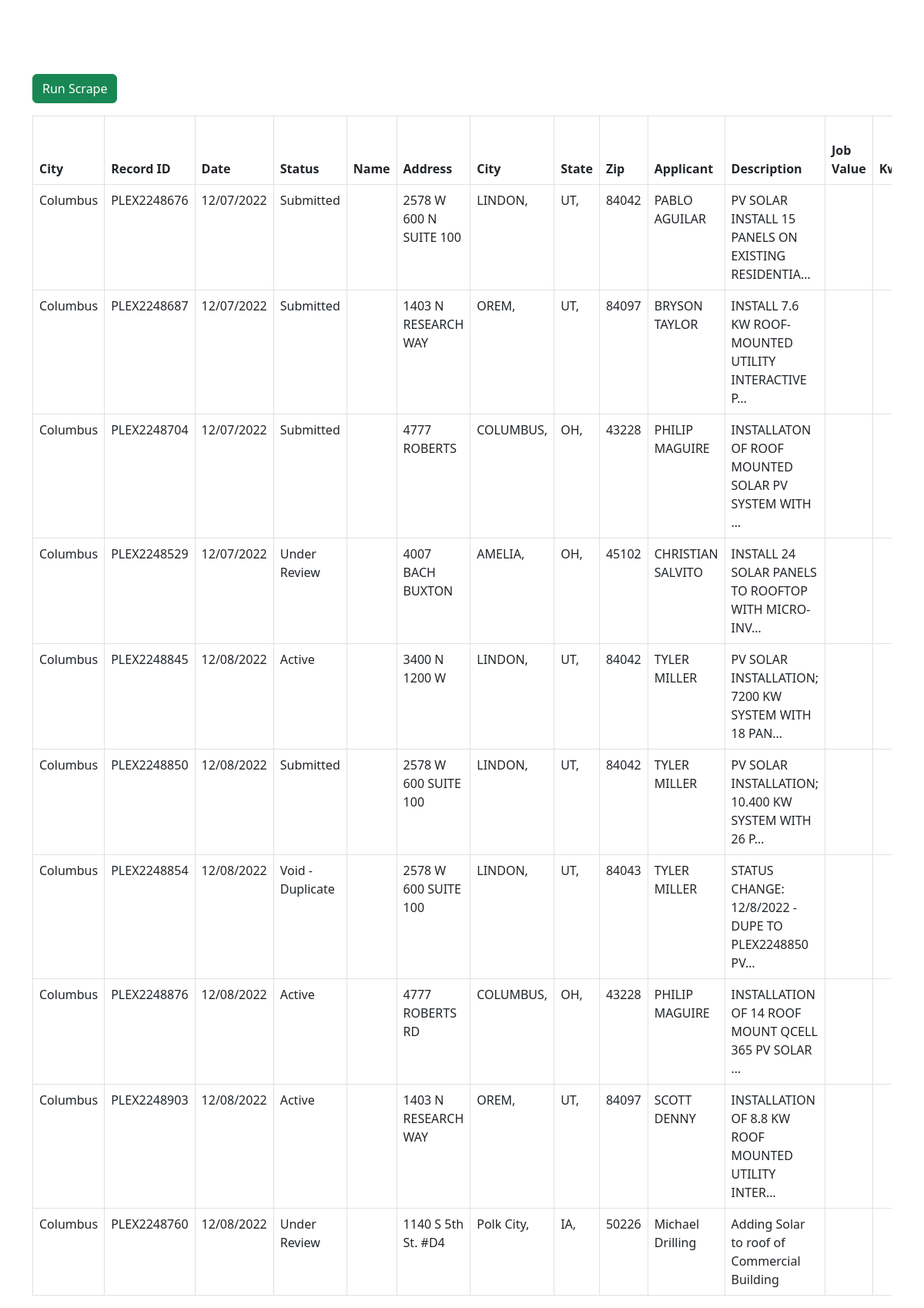
The page / on the database its author committed.
### app/models.py (models this page shows, shortened)
class UrlResults(models.Model):
    record_id = models.CharField(max_length=255, null=True)
    url = models.ForeignKey(Urls, models.RESTRICT)
    date_created = models.DateTimeField(auto_now_add=True)
    date = models.CharField(max_length=255, null=True, blank=True)
    status = models.CharField(max_length=255, null=True, blank=True)
    name = models.CharField(max_length=255, null=True, blank=True)
    address = models.CharField(max_length=255, null=True, blank=True)
    city = models.CharField(max_length=255, null=True, blank=True)
    state = models.CharField(max_length=255, null=True, blank=True)
    zip = models.CharField(max_length=255, null=True, blank=True)
    applicant = models.CharField(max_length=255, null=True, blank=True)
    description = models.CharField(max_length=255, null=True, blank=True)
    job_value = models.CharField(max_length=255, null=True, blank=True)
    kw = models.CharField(max_length=255, null=True, blank=True)
    panel_upgrade = models.CharField(max_length=255, null=True, blank=True)
    existing_solar_system = models.CharField(max_length=255, null=True, blank=True)
    utility_information = models.CharField(max_length=255, null=True, blank=True)
    total_cost = models.CharField(max_length=255, null=True, blank=True)

class Urls(models.Model):
    url = models.TextField()
    description = models.TextField(null=True, blank=True)
    date_created = models.DateTimeField(auto_now_add=True)
    is_active = models.BooleanField(default=True)

### app/views.py (the view, shortened to what this page needs)
# urls.py: path('', index_page, name='app-index-page'),
def index_page(request, action=None):
    try:
        today = datetime.now()
        context = {
            'data': UrlResults.objects.order_by('-date_created')
        }
        return render(request, 'index.html', context)
    except Exception as e:
        return JsonResponse({'statusMsg': str(e)}, status=404)

### tags/tags.py (called while the page is built)
@register.simple_tag
def urls():
    return Urls.objects.filter(is_active=True).order_by('id')

### templates/index.html (shortened to what this page needs)
{% load tags %}
<!doctype html>
<html lang="en">
  <head>
    <link href="https://cdn.jsdelivr.net/npm/bootstrap@5.2.3/dist/css/bootstrap.min.css" rel="stylesheet">
    <link href="https://cdn.datatables.net/1.13.1/css/jquery.dataTables.min.css" rel="stylesheet">
    <link href="https://cdn.jsdelivr.net/npm/select2@4.1.0-rc.0/dist/css/select2.min.css" rel="stylesheet" />
  </head>
  <body>
    <div class="container mt-5">
      <button class="btn btn-success mb-3 mt-5 " data-bs-toggle="modal" data-bs-target="#runScrapeModal">Run Scrape</button>
      <div class="table-responsive">
        <table class="table table-bordered" id="urls-table">
        <thead>
          <tr>
            <th>City</th>
            <th>Record ID</th>
            <th>Date</th>
            <th>Status</th>
            <th>Name</th>
            <th>Address</th>
            <th>City</th>
            <th>State</th>
            <th>Zip</th>
            <th>Applicant</th>
            <th>Description</th>
            <th>Job Value</th>
            <th>Kw</th>
          </tr>
        </thead>
        <tbody>
        {% for row in data %}
          <tr>
            <td>{{ row.url.description }}</td>
            <td>{{ row.record_id }}</td>
            <td>{% if row.date %} {{ row.date }} {% endif %}</td>
            <td>{% if row.status %} {{ row.status }} {% endif %}</td>
            <td>{% if row.name %} {{ row.name }} {% endif %}</td>
            <td>{% if row.address %} {{ row.address }} {% endif %}</td>
            <td>{% if row.city %} {{ row.city }} {% endif %}</td>
            <td>{% if row.state %} {{ row.state }} {% endif %}</td>
            <td>{% if row.zip %} {{ row.zip }} {% endif %}</td>
            <td>{% if row.applicant %} {{ row.applicant }} {% endif %}</td>
            <td>{% if row.description %} {{ row.description|truncatechars:50 }} {% endif %}</td>
            <td>{% if row.job_value %} {{ row.job_value }} {% endif %}</td>
            <td>{% if row.kw %} {{ row.kw }} {% endif %}</td>
          </tr>
        {% endfor %}
        </tbody>
      </table>
      </div>
    </div>
  </body>
</html>

### rows shown on the page
UrlResults: url.description "Columbus", record_id "PLEX2248676", date "12/07/2022", status "Submitted", address "2578 W 600 N SUITE 100", city "LINDON,", state "UT,", zip "84042", applicant "PABLO AGUILAR", description "PV SOLAR INSTALL 15 PANELS ON EXISTING RESIDENTIA…"
UrlResults: url.description "Columbus", record_id "PLEX2248687", date "12/07/2022", status "Submitted", address "1403 N RESEARCH WAY", city "OREM,", state "UT,", zip "84097", applicant "BRYSON TAYLOR", description "INSTALL 7.6 KW ROOF-MOUNTED UTILITY INTERACTIVE P…"
UrlResults: url.description "Columbus", record_id "PLEX2248704", date "12/07/2022", status "Submitted", address "4777 ROBERTS", city "COLUMBUS,", state "OH,", zip "43228", applicant "PHILIP MAGUIRE", description "INSTALLATON OF ROOF MOUNTED SOLAR PV SYSTEM WITH …"
UrlResults: url.description "Columbus", record_id "PLEX2248529", date "12/07/2022", status "Under Review", address "4007 BACH BUXTON", city "AMELIA,", state "OH,", zip "45102", applicant "CHRISTIAN SALVITO", description "INSTALL 24 SOLAR PANELS TO ROOFTOP WITH MICRO-INV…"
UrlResults: url.description "Columbus", record_id "PLEX2248845", date "12/08/2022", status "Active", address "3400 N 1200 W", city "LINDON,", state "UT,", zip "84042", applicant "TYLER MILLER", description "PV SOLAR INSTALLATION; 7200 KW SYSTEM WITH 18 PAN…"
UrlResults: url.description "Columbus", record_id "PLEX2248850", date "12/08/2022", status "Submitted", address "2578 W 600 SUITE 100", city "LINDON,", state "UT,", zip "84042", applicant "TYLER MILLER", description "PV SOLAR INSTALLATION; 10.400 KW SYSTEM WITH 26 P…"
UrlResults: url.description "Columbus", record_id "PLEX2248854", date "12/08/2022", status "Void - Duplicate", address "2578 W 600 SUITE 100", city "LINDON,", state "UT,", zip "84043", applicant "TYLER MILLER", description "STATUS CHANGE: 12/8/2022 - DUPE TO PLEX2248850 PV…"
UrlResults: url.description "Columbus", record_id "PLEX2248876", date "12/08/2022", status "Active", address "4777 ROBERTS RD", city "COLUMBUS,", state "OH,", zip "43228", applicant "PHILIP MAGUIRE", description "INSTALLATION OF 14 ROOF MOUNT QCELL 365 PV SOLAR …"
UrlResults: url.description "Columbus", record_id "PLEX2248903", date "12/08/2022", status "Active", address "1403 N RESEARCH WAY", city "OREM,", state "UT,", zip "84097", applicant "SCOTT DENNY", description "INSTALLATION OF 8.8 KW ROOF MOUNTED UTILITY INTER…"
UrlResults: url.description "Columbus", record_id "PLEX2248760", date "12/08/2022", status "Under Review", address "1140 S 5th St. #D4", city "Polk City,", state "IA,", zip "50226", applicant "Michael Drilling", description "Adding Solar to roof of Commercial Building"
